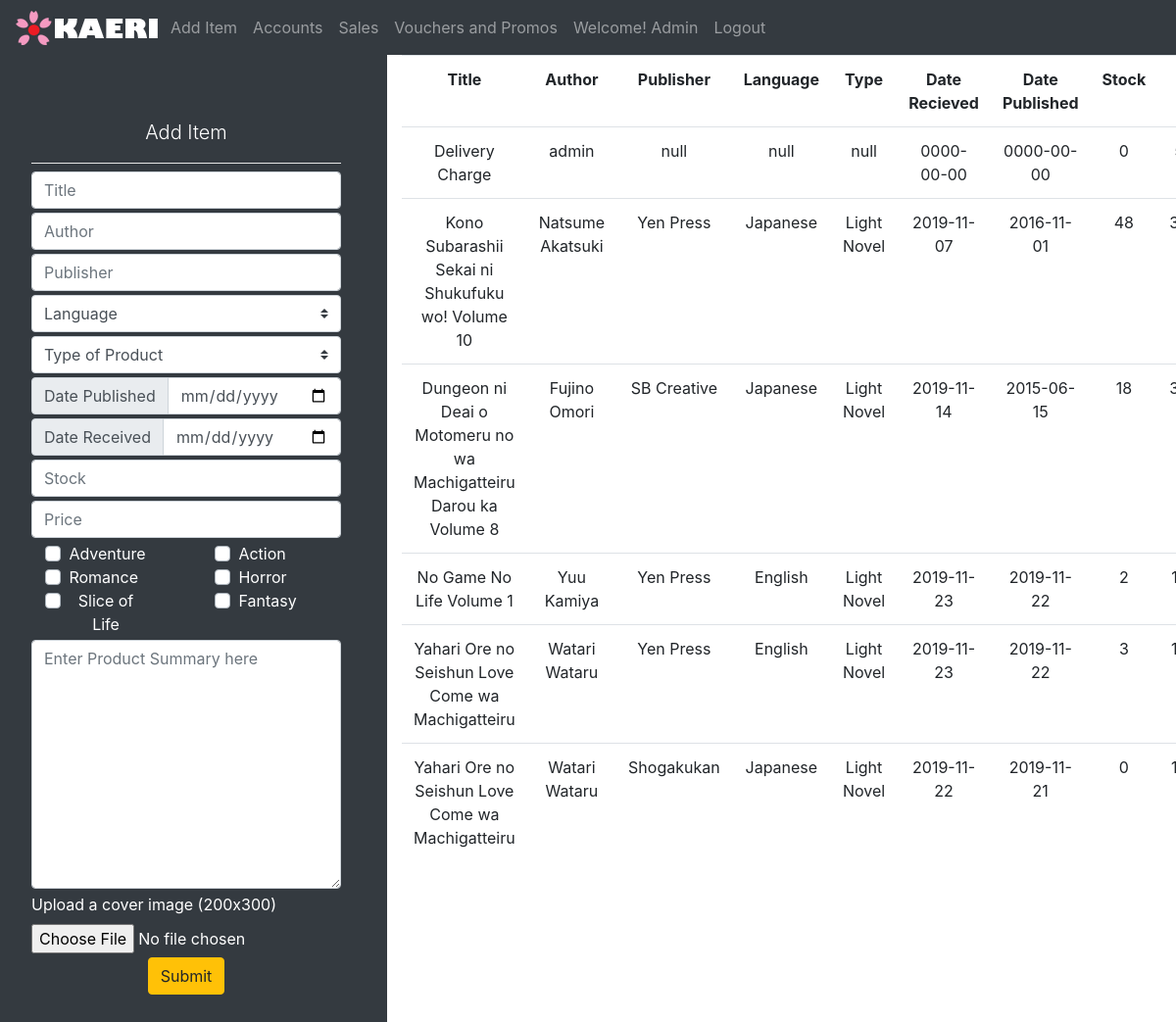
The page /admin (signed in) on the database as committed earlier.
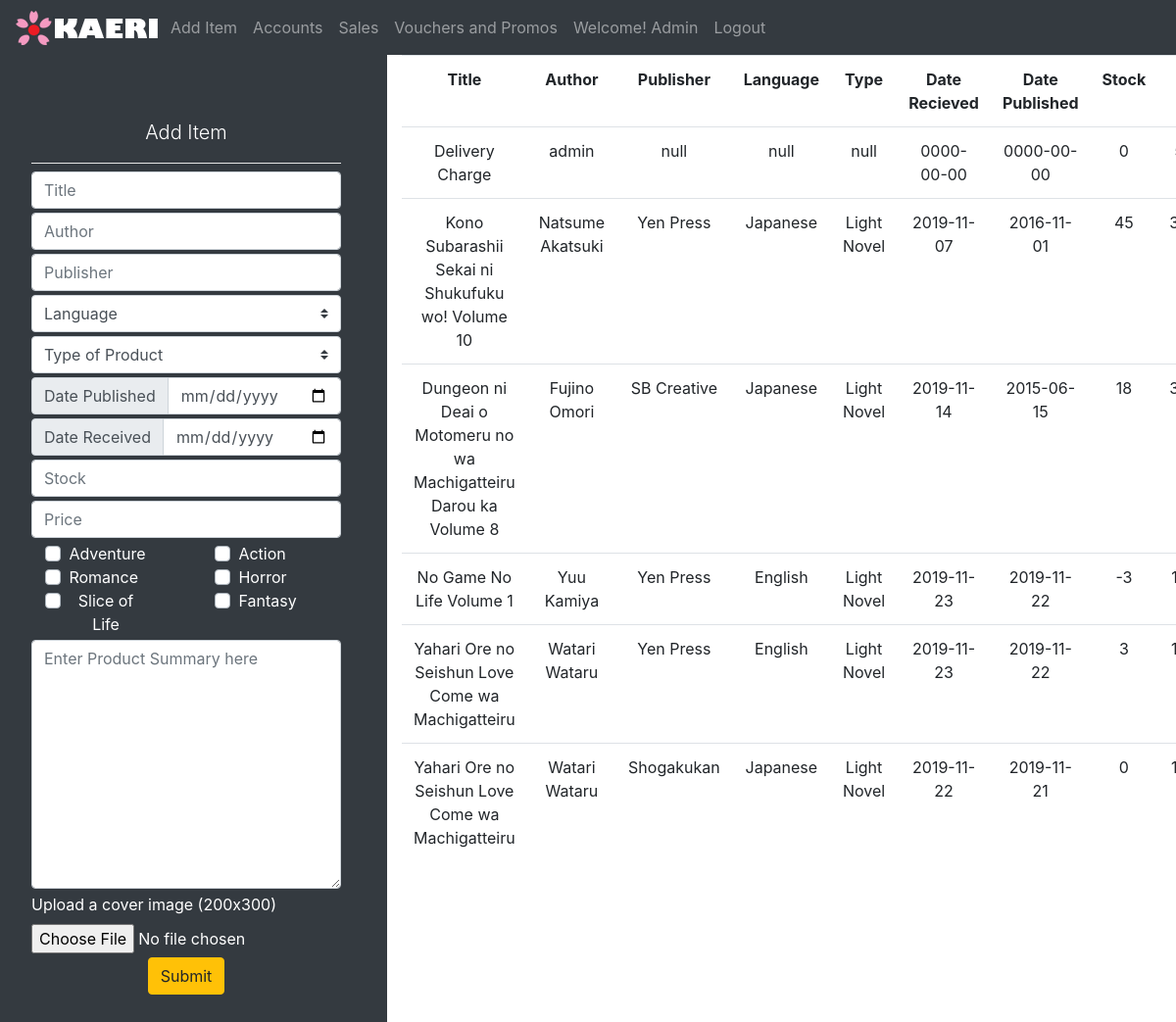
The same page on the database as committed later.
### tables this page shows
CREATE TABLE `products` (
  `productID` int(11) NOT NULL,
  `productTitle` varchar(100) NOT NULL,
  `productAuthor` varchar(20) NOT NULL,
  `productPublisher` varchar(30) NOT NULL,
  `productType` varchar(11) NOT NULL,
  `productLanguage` varchar(20) NOT NULL,
  `productDateReceived` date NOT NULL,
  `productDatePublished` date NOT NULL,
  `productGenre` varchar(100) DEFAULT NULL,
  `productImage` varchar(150) NOT NULL,
  `productStock` int(3) NOT NULL,
  `productPrice` double(11,2) NOT NULL,
  `productDescription` varchar(1024) NOT NULL
);

### admin/index.php (the view, shortened to what the changed rows need)
<?php
include('../connection.php');
?>
<!DOCTYPE html>
<html lang="en">
<head>
    <?php include('css.php');?>
</head>
<body>
<?php include('nav.php');?>
    <section class="row">
        <div id="tables" class="table table-responsive col-xl-8">
            <table id="mytable" class="table text-center">
                <tr>
                    <th>Title</th>
                    <th>Author</th>
                    <th>Publisher</th>
                    <th>Language</th>
                    <th>Type</th>
                    <th>Date Recieved</th>
                    <th>Date Published</th>
                    <th>Stock</th>
                    <th>Price</th>
                </tr>
                <?php
                  $sql = "SELECT productTitle, productAuthor, productPublisher,
                    productLanguage, productType, productDateReceived, productDatePublished, productStock, productPrice FROM products";
                  $result = mysqli_query($connection,$sql);
                  if($result->num_rows >0){
                    while($row = $result->fetch_assoc()){
                      echo '<tr><td>' .$row["productTitle"]. '</td>
                      <td>' .$row["productAuthor"]. '</div></td>
                      <td>' .$row["productPublisher"]. '</div></td>
                      <td>' .$row["productLanguage"]. '</td>
                      <td>' .$row["productType"]. '</div></td>
                      <td>' .$row["productDateReceived"]. '</td>
                      <td>' .$row["productDatePublished"]. '</div></td>
                      <td>' .$row["productStock"]. '</div></td>
                      <td>' .$row["productPrice"]. '</div></td>';
                      if($row["productTitle"] == "Delivery Charge"){
                      }
                      else{
                      echo  '<td><button class= "btn btn-primary" onclick="popup()"><i class="fa fa-edit"></i></button></td></tr>';
                      }
                    }
                  }
                ?>
    </section>
</body>
</html>

Rows that differ between the two databases and show on the page:
changed products "Kono Subarashii Sekai ni Shukufuku wo! Volume 10": productStock "48" → "45"
changed products "No Game No Life Volume 1": productStock "2" → "-3"
